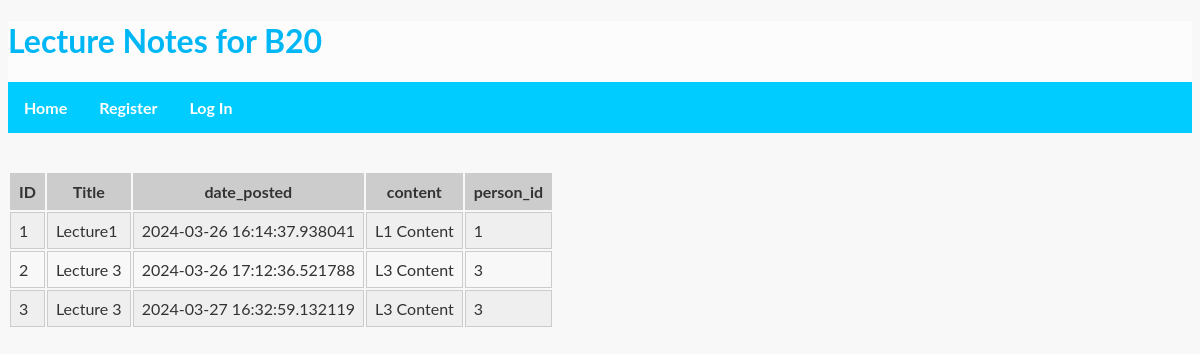
The app's page /notes with its own data.
### app.py (models this page shows)
class Notes(db.Model):
    __tablename__ = 'Notes'
    id = db.Column(db.Integer, primary_key=True)
    title = db.Column(db.String(100), nullable=False)
    date_posted = db.Column(db.DateTime, nullable=False, default=datetime.utcnow)
    content = db.Column(db.Text, nullable=False)
    person_id = db.Column(db.Integer, db.ForeignKey('Person.id'), nullable=False)
    def __repr__(self):
        return f"Notes('{self.title}', '{self.date_posted}')"

### app.py (the view)
@app.route('/notes', methods = ['GET', 'POST'])
def notes():
    if request.method == 'GET':
        query_notes_result = query_notes()
        return render_template('notes.html', query_notes_result=query_notes_result)

### app.py (called while the page is built)
def query_notes():
    query_notes = Notes.query.all()
    return query_notes

### templates/notes.html
{% extends "template.html" %}
{% block content %}
<br>
<table class="my_table">
    <tr>
      <th>ID </th>
      <th>Title</th>
      <th>date_posted</th>
      <th>content</th>
      <th>person_id</th>
    </tr>
    {% for Notes in query_notes_result %}
    <tr>
      <td>{{ Notes.id }}</td>
      <td>{{ Notes.title }}</td>
      <td>{{ Notes.date_posted }}</td>
      <td>{{ Notes.content }}</td>
      <td>{{ Notes.person_id }}</td>
    </tr>
    {% endfor %}
  </table>
{% endblock %}

### templates/template.html (shortened to what this page needs)
<!DOCTYPE html>
<html lang="en" dir="ltr">
 <head>
   <link rel="stylesheet" href="{{ url_for('static', filename='css/template.css') }}">
 </head>
 <body>
    <header>
      <div class="container">
        <h1 class="logo">Lecture Notes for B20</h1>
        <strong>
        <nav class="navigation">
            {% if session.name %}
            <a href="{{ url_for('home') }}">Home</a>
            <a href="{{ url_for('notes') }}">Notes</a>
            <a href="{{ url_for('add') }}">Add Notes</a>
            <a href="{{ url_for('logout') }}">Log Out</a>
            {% else %}
            <a href="{{ url_for('home') }}">Home</a>
            <a href="{{ url_for('register') }}">Register</a>
            <a href="{{ url_for('login') }}">Log In</a>
            {% endif %}
        </nav>
        </strong>
      </div>
    </header>
    <br>
    {% block content %}
    {% endblock %}
 </body>
</html>

### static/css/template.css (style rules this page uses)
html { font-family: sans-serif; -webkit-text-size-adjust: 100%; -ms-text-size-adjust: 100%; }
.container { background:hsl(0, 33%, 99%); color:#00b7f5; margin: 0 auto; }
.navigation { list-style: none; margin: 0; background: #00ccff; display: -webkit-box; display: -moz-box; display: -ms-flexbox; display: -webkit-flex; display: flex; flex-flow: row wrap; }
.navigation a { text-decoration: none; display: block; padding: 1em; color: white; }
table { border: 1; }
th { background: #ccc; }
th, td { border: 1px solid #ccc; padding: 8px; }
tr:nth-child(even) { background: #efefef; }
*, *:before, *:after { -moz-box-sizing: border-box; -webkit-box-sizing: border-box; box-sizing: border-box; }
body { font-family: 'Lato', sans-serif; color: #333; background-color: #f8f8f9; }

### records on screen
Notes: id "1", title "Lecture1", date_posted "2024-03-26 16:14:37.938041", content "L1 Content", person_id "1"
Notes: id "2", title "Lecture 3", date_posted "2024-03-26 17:12:36.521788", content "L3 Content", person_id "3"
Notes: id "3", title "Lecture 3", date_posted "2024-03-27 16:32:59.132119", content "L3 Content", person_id "3"
